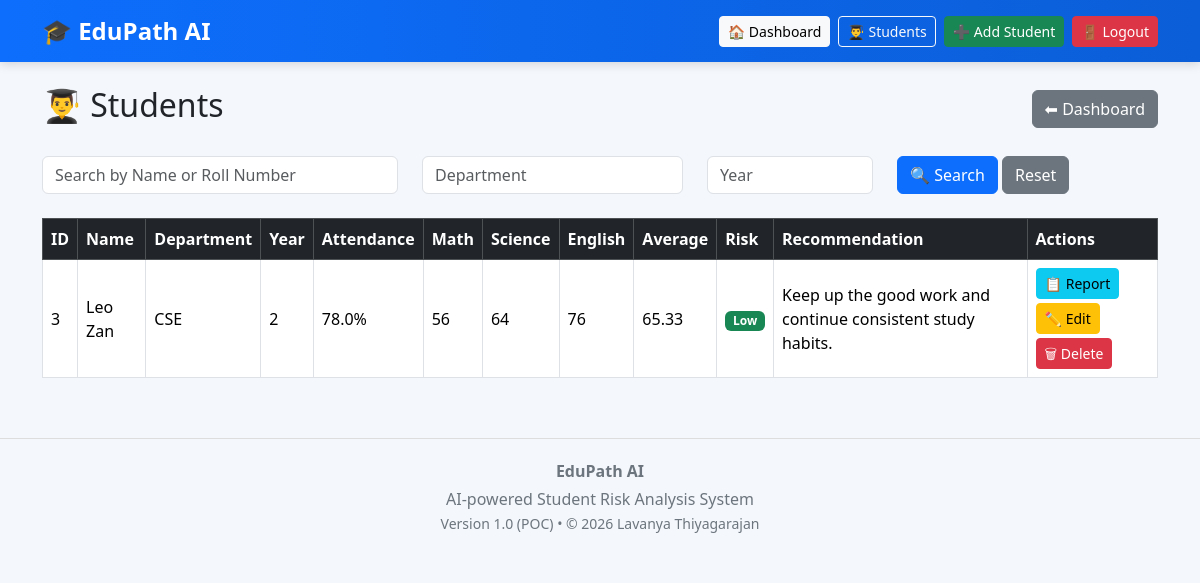
Page /students (signed in) on the committed database.
### models.py (models this page shows)
class Student(db.Model):
    __tablename__ = "students"
    id = db.Column(db.Integer, primary_key=True)
    name = db.Column(db.String(100), nullable=False)
    department = db.Column(db.String(100), nullable=False)
    year = db.Column(db.Integer, nullable=False)
    roll_number = db.Column(db.String(20), unique=True, nullable=False)
    password = db.Column(db.String(100), nullable=False)
    attendance = db.Column(db.Float, default=100)
    math_marks = db.Column(db.Integer, default=0)
    science_marks = db.Column(db.Integer, default=0)
    english_marks = db.Column(db.Integer, default=0)
    assignments_completed = db.Column(db.Integer, default=0)
    late_submissions = db.Column(db.Integer, default=0)

### app.py (the view)
@app.route("/students")
def students():
    if "teacher" not in session:
        return redirect(url_for("login"))
    search = request.args.get("search", "")
    department = request.args.get("department", "")
    year = request.args.get("year", "")
    query = Student.query
    if search:
        query = query.filter(
            (Student.name.contains(search)) |
            (Student.roll_number.contains(search))
        )
    if department:
        query = query.filter_by(department=department)
    if year:
        query = query.filter_by(year=int(year))
    students = query.all()
    student_reports = []
    for student in students:
        report = analyze_student(student)
        student_reports.append({
            "student": student,
            "report": report
        })
    return render_template(
        "students.html",
        student_reports=student_reports,
        search=search,
        department=department,
        year=year
    )

### ai/risk_engine.py (called while the page is built)
def analyze_student(student):
    average = (
        student.math_marks +
        student.science_marks +
        student.english_marks
    ) / 3
    if student.attendance < 60 or average < 50:
        risk = "High"
        recommendation = (
            "Increase attendance, attend extra classes, "
            "and meet your faculty advisor."
        )
    elif student.attendance < 75 or average < 65:
        risk = "Medium"
        recommendation = (
            "Practice weak subjects and maintain regular attendance."
        )
    else:
        risk = "Low"
        recommendation = (
            "Keep up the good work and continue consistent study habits."
        )
    return {
        "average": round(average, 2),
        "risk": risk,
        "recommendation": recommendation
    }

### templates/students.html
{% extends "base.html" %}
{% block content %}
<div class="d-flex justify-content-between align-items-center mb-4">
    <h2>👨‍🎓 Students</h2>
    <a href="/teacher" class="btn btn-secondary">
        ⬅ Dashboard
    </a>
</div>
<form method="GET" class="row mb-4">
    <div class="col-md-4">
        <input type="text" class="form-control" name="search" placeholder="Search by Name or Roll Number"
            value="{{ search }}">
    </div>
    <div class="col-md-3">
        <input type="text" class="form-control" name="department" placeholder="Department" value="{{ department }}">
    </div>
    <div class="col-md-2">
        <input type="number" class="form-control" name="year" placeholder="Year" value="{{ year }}">
    </div>
    <div class="col-md-3">
        <button class="btn btn-primary">
            🔍 Search
        </button>
        <a href="/students" class="btn btn-secondary">
            Reset
        </a>
    </div>
</form>
<table class="table table-bordered table-hover align-middle">
    <thead class="table-dark">
        <tr>
            <th>ID</th>
            <th>Name</th>
            <th>Department</th>
            <th>Year</th>
            <th>Attendance</th>
            <th>Math</th>
            <th>Science</th>
            <th>English</th>
            <th>Average</th>
            <th>Risk</th>
            <th>Recommendation</th>
            <th>Actions</th>
        </tr>
    </thead>
    <tbody>
        {% for item in student_reports %}
        <tr>
            <td>{{ item.student.id }}</td>
            <td>{{ item.student.name }}</td>
            <td>{{ item.student.department }}</td>
            <td>{{ item.student.year }}</td>
            <td>{{ item.student.attendance }}%</td>
            <td>{{ item.student.math_marks }}</td>
            <td>{{ item.student.science_marks }}</td>
            <td>{{ item.student.english_marks }}</td>
            <td>{{ item.report.average }}</td>
            <td>
                {% if item.report.risk == "High" %}
                <span class="badge bg-danger">High</span>
                {% elif item.report.risk == "Medium" %}
                <span class="badge bg-warning text-dark">Medium</span>
                {% else %}
                <span class="badge bg-success">Low</span>
                {% endif %}
            </td>
            <td>{{ item.report.recommendation }}</td>
            <td>
                <a href="/student-report/{{ item.student.id }}" class="btn btn-info btn-sm mb-1">
                    📋 Report
                </a>
                <a href="/edit-student/{{ item.student.id }}" class="btn btn-warning btn-sm mb-1">
                    ✏️ Edit
                </a>
                <a href="/delete-student/{{ item.student.id }}" class="btn btn-danger btn-sm"
                    onclick="return confirm('Are you sure you want to delete this student?')">
                    🗑 Delete
                </a>
            </td>
        </tr>
        {% endfor %}
    </tbody>
</table>
{% endblock %}

### templates/base.html (shortened to what this page needs)
<!DOCTYPE html>
<html lang="en">
<head>
    <link href="https://cdn.jsdelivr.net/npm/bootstrap@5.3.3/dist/css/bootstrap.min.css" rel="stylesheet">
</head>
<body>
    <nav class="navbar navbar-expand-lg">
        <div class="container">
            {% if session.get("teacher") %}
            <a class="navbar-brand" href="/teacher">
                {% elif session.get("student_id") %}
                <a class="navbar-brand" href="/student-dashboard">
                    {% else %}
                    <a class="navbar-brand" href="/">
                        {% endif %}
                        🎓 EduPath AI
                    </a>
                <div class="d-flex">
                    {% if session.get("teacher") %}
                    <a href="/teacher" class="btn btn-light btn-sm">
                        🏠 Dashboard
                    </a>
                    <a href="/students" class="btn btn-outline-light btn-sm">
                        👨‍🎓 Students
                    </a>
                    <a href="/add-student" class="btn btn-success btn-sm">
                        ➕ Add Student
                    </a>
                    {% elif session.get("student_id") %}
                    <a href="/student-dashboard" class="btn btn-light btn-sm">
                        🏠 My Dashboard
                    </a>
                    {% endif %}
                    {% if session.get("teacher") or session.get("student_id") %}
                    <a href="/logout" class="btn btn-danger btn-sm ms-2">
                        🚪 Logout
                    </a>
                    {% endif %}
                </div>
        </div>
    </nav>
    <div class="container mt-4">
        {% block content %}
        {% endblock %}
    </div>
    <div class="footer">
        <p class="mb-1"><strong>EduPath AI</strong></p>
        <p class="mb-0">AI-powered Student Risk Analysis System</p>
        <small>Version 1.0 (POC) • © 2026 Lavanya Thiyagarajan</small>
    </div>
</body>
</html>

### templates/base.html (style rules this page uses)
body { background: #f4f7fc; font-family: "Segoe UI", sans-serif; }
.navbar { background: linear-gradient(90deg, #0d6efd, #0b5ed7); box-shadow: 0 2px 10px rgba(0, 0, 0, 0.15); }
.navbar-brand { color: white !important; font-weight: bold; font-size: 24px; }
.navbar .btn { margin-left: 8px; }
table { background: white; }
.footer { margin-top: 60px; padding: 20px; text-align: center; color: #6c757d; border-top: 1px solid #ddd; }

### rows in the picture
Student: student.id "3", student.name "Leo Zan", student.department "CSE", student.year "2", student.attendance "78.0", student.math_marks "56", student.science_marks "64", student.english_marks "76"

### other values in the picture
{{ item.report.average }} "65.33"
{{ item.report.recommendation }} "Keep up the good work and continue consistent study habits."
